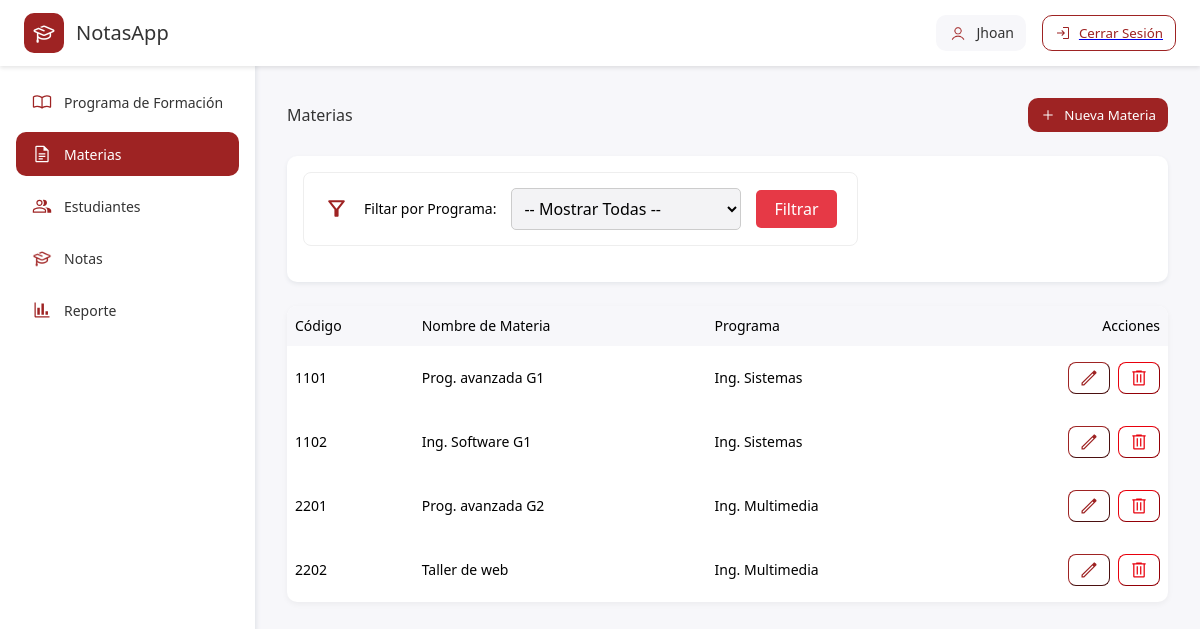
The page /views/dashboard-materias.php on the database its author committed.
### tables this page shows
CREATE TABLE `materias` (
  `codigo` varchar(4) NOT NULL,
  `nombre` varchar(20) NOT NULL,
  `programa` varchar(4) NOT NULL
);

CREATE TABLE `programas` (
  `codigo` varchar(4) NOT NULL,
  `nombre` varchar(30) NOT NULL
);

### controllers/materia-controller.php (called while the page is built, shortened)
<?php
require_once __DIR__ . "/../models/entities/materia.php";
class MateriaController
{
    public function getAllMaterias()
    {
        $materia = new Materia();
        return $materia->all();
    }
}
?>

### models/utils/materiasql.php (called while the page is built, shortened)
<?php
class Materiasql{
    public static function selectAll(){
        return "select * from materias";
    }
}
?>

### models/database/gestor_notasdb.php (called while the page is built, shortened)
<?php
class GestorNotasDB{
    private $hostDb = "localhost";
    private $nameDb = "gestor_notas";
    private $userDb = "root";
    private $pwdDb = "";
    private $conexDb = null;
    public function __construct()
    {
        $this->conexDb = new mysqli(
            $this->hostDb,
            $this->userDb,
            $this->pwdDb,
            $this->nameDb
        );
    }
    public function setIsSqlSelect($bool)
    {
        $this->isSqlSelect = $bool;
    }
    public function execSQL($sql, ...$bindParam)
    {
        $prp = $this->conexDb->prepare($sql);
        if (!empty($bindParam)) {
            $prp->bind_param(...$bindParam);
        }
        $prp->execute();
        return $prp->get_result();
    }
}
?>

### models/entities/materia.php (called while the page is built, shortened)
<?php
require_once __DIR__."/../utils/materiasql.php";
require_once __DIR__."/programa.php";
class Materia{
    private $programaCode;
    public function get($prop)
    {
        return $this->{$prop};
    }
    public function getP()
    {
        $programa = new Programa();
        $nombreP = $programa->getByCode($this->programaCode);
        return $nombreP;
    }
    public function all()
    {
        $sql = MateriaSQL::selectAll();
        $db = new GestorNotasDB();
        $db->setIsSqlSelect(true);
        $result = $db->execSQL($sql);
        $rows = [];
        if ($result->num_rows > 0) {
            while ($item = $result->fetch_assoc()) {
                $materia = new Materia();
                $materia->set('cod', $item['codigo']);
                $materia->set('name', $item['nombre']);
                $materia->set('programaCode', $item['programa']);
                array_push($rows, $materia);
            }
        }
        return $rows;
    }
}
?>

### models/utils/programasql.php (called while the page is built, shortened)
<?php
class Programasql{
    public static function selectByCode(){
        return "select * from programas where codigo=?";
    }
}
?>

### models/entities/programa.php (called while the page is built, shortened)
<?php
require_once __DIR__."/../utils/programasql.php";
require_once __DIR__."/../database/gestor_notasdb.php";
class Programa {
    public function get($prop)
    {
        return $this->{$prop};
    }
    public function getByCode($cod)
    {
        $nombreP = "";
        $sql = Programasql::selectByCode();
        $db = new GestorNotasDB();
        $db->setIsSqlSelect(true);
        $result = $db->execSQL(
            $sql,
            "i",
            $cod
        );
        if ($result->num_rows > 0) {
            while ($row = $result->fetch_assoc()) {
                $programa = new Programa();
                $programa->set('codigo',$row["codigo"])  ;
                $programa->set('nombre', $row['nombre']);
                $nombreP = $programa->get('nombre');
                break;
            }
        }
        return $nombreP;
    }
}
?>

### views/dashboard-materias.php (the view, shortened to what this page needs)
<?php
    require_once __DIR__ . "/../controllers/materia-controller.php";
    $materiaController = new MateriaController();
    $materias = $materiaController->getAllMaterias();
    $materias = [];
    if (isset($_GET['program_filtro']) && !empty($_GET['program_filtro'])) {
        $program_filtro = $_GET['program_filtro'];
        $materias = $materiaController->getAllMateriaPrograma($program_filtro);
    }
    else {
        $materias = $materiaController->getAllMaterias();
    }
?>
<!DOCTYPE html>
<html lang="es">
<head>
    <link rel="stylesheet" href="../public/css/dashboards.css">
    <link rel="stylesheet" href="../public/css/materias.css">
</head>
<body>
    <header>
        <div class="container-log-notas">
            <div class="logo-notas">
                <img src="../public/images/logo-gestor-white.png" alt="">
            </div>
            <h1>NotasApp</h1>
        </div>
        <div class="container-user-accions">
            <div class="container-user-info">
                <img src="../public/images/user-log.png" alt="user">
                <p>Jhoan</p>
            </div>
            <a href="operations/log-out.php">
                <button class="container-log-out">
                    <svg xmlns="http://www.w3.org/2000/svg" height="48px" viewBox="0 -960 960 960" width="48px" fill="#FFFFFF"><path d="M481-120v-60h299v-600H481v-60h299q24 0 42 18t18 42v600q0 24-18 42t-42 18H481Zm-55-185-43-43 102-102H120v-60h363L381-612l43-43 176 176-174 174Z"/></svg>
                    <p>Cerrar Sesión</p>
                </button>
            </a>
        </div>
    </header>
    <div class="nav-info">
        <div class="nav-links">
            <nav>
                <a href="dashboard-programs.php">
                    <div class="button program">
                        <p>Programa de Formación</p>
                    </div>
                </a>
                <a href="dashboard-materias.php">
                    <div class="button materias">
                        <p>Materias</p>
                    </div>
                </a>
                <a href="dashboard-students.php">
                    <div class="button student">
                        <p>Estudiantes</p>
                    </div>
                </a>
                <a href="dashboard-notas.php">
                    <div class="button notas">
                        <img src="../public/images/logo-gestor-red.png" alt="Notas">
                        <p>Notas</p>
                    </div>
                </a>
                <a href="dashboard-statistics.php">
                    <div class="button statistics">
                        <svg xmlns="http://www.w3.org/2000/svg" height="48px" viewBox="0 -960 960 960" width="48px" fill="#FFFFFF"><path d="M180-120q-24 0-42-18t-18-42v-660h60v660h660v60H180Zm75-135v-334h119v334H255Zm198 0v-540h119v540H453Zm194 0v-170h119v170H647Z"/></svg>
                        <p>Reporte</p>
                    </div>
                </a>
            </nav>
        </div>
        <div class="banner-info">
            <div class="name-create">
                <h2>Materias</h2>
                <button>
                    <svg xmlns="http://www.w3.org/2000/svg" height="48px" viewBox="0 -960 960 960" width="48px" fill="#FFFFFF"><path d="M450-450H200v-60h250v-250h60v250h250v60H510v250h-60v-250Z"/></svg>
                    <p>Nueva Materia</p>
                </button>
            </div>
            <div class="filter">
                <form action="dashboard-materias.php" method="GET" class="filtro-container">
                <svg xmlns="http://www.w3.org/2000/svg" height="24px" viewBox="0 -960 960 960" width="24px" fill="#FFFFFF"><path d="M440-160q-17 0-28.5-11.5T400-200v-240L168-736q-15-20-4.5-42t36.5-22h560q26 0 36.5 22t-4.5 42L560-440v240q0 17-11.5 28.5T520-160h-80Zm40-308 198-252H282l198 252Zm0 0Z"/></svg>
                <h2>Filtar por Programa:</h2>
                <select name="program_filtro" id="program_filtro">
                    <option value="">-- Mostrar Todas --</option>
                </select>
                <button type="submit">Filtrar</button>
            </form>
            </div>
            <table>
                <thead>
                    <th>Código</th>
                    <th>Nombre de Materia</th>
                    <th>Programa</th>
                    <th class="accions">Acciones</th>
                </thead>
                <tbody>
                    <?php
                    if (count($materias) > 0) {
                        foreach ($materias as $materia) {
                            echo '<tr>';
                            echo '  <td>' . $materia->get('cod') . '</td>';
                            echo '  <td>' . $materia->get('name') . '</td>';
                            echo '  <td>' . $materia->getP() . '</td>';
                            echo '<td class="actions"><button class="btn edit">';
                            echo '</button>';
                            echo '<button class="btn delete">';
                            echo '</button></td></tr>';
                        }
                    }
                    ?>
                </tbody>
            </table>
        </div>
    </div>
</body>
</html>

### public/css/dashboards.css (style rules this page uses)
* { font-family: ui-sans-serif, system-ui, sans-serif, "Apple Color Emoji", "Segoe UI Emoji", "Segoe UI Symbol", "Noto Color Emoji"; }
body { margin: 0; }
header { display: flex; align-items: center; justify-content: space-between; padding-inline: 24px; padding-block: 6px; background-color: white; box-shadow: 0 2px 4px rgba(0, 0, 0, 0.1); position: fixed; top: 0; left: 0; right: 0; z-index: 1000; overflow: hidden; }
.container-log-notas { display: flex; align-items: center; justify-content: left; }
.logo-notas { display: flex; align-items: center; justify-content: center; background-color: rgb(158, 35, 35); border-radius: .625rem; width: 40px; height: 40px; margin-right: 12px; }
.logo-notas img { width: 24px; height: 24px; }
.container-log-notas h1 { font-size: 20px; font-weight: normal; color: #333333; }
.container-user-accions { display: flex; align-items: center; justify-content: center; }
.container-user-info { display: flex; align-items: center; justify-content: center; border-radius: .625rem; background-color: rgb(247, 247, 250); padding-inline: 12px; padding-block: 8px; margin-right: 16px; }
.container-user-info img { width: 20px; height: 20px; margin-right: 8px; }
.container-user-info p { margin: 0; font-size: 14px; color: #333333; }
.container-log-out { display: flex; justify-content: center; align-items: center; background-color: white; border: 1px solid rgb(158, 35, 35); border-radius: .625rem; padding-block: 8px; padding-inline: 12px; cursor: pointer; position: relative; color: rgb(158, 35, 35); transition: all 0.3s ease; }
.container-log-out svg { height: 16px; width: 16px; fill: rgb(158, 35, 35); margin-right: 8px; }
.container-log-out p { margin: 0; }
.nav-info { display: grid; grid-template-columns: 255px 1fr; height: 100vh; }
.nav-links { position: sticky; width: 255px; box-shadow: 2px 0 4px rgb(228, 230, 235); z-index: 999; }
nav { position: fixed; top: 64px; left: 0; padding: 16px; height: calc(100vh - 64px); background-color: white; overflow: hidden; }
nav a { text-decoration: none; }
.button { display: flex; justify-content: left; align-items: center; border-radius: .625rem; font-size: 14px; padding-inline: 16px; padding-block: 12px; margin-bottom: 8px; }
.button img , .button svg { height: 20px; width: 20px; fill: rgb(158, 35, 35); margin-right: 12px; }
.button p { font-size: 14px; color: #333333; margin: 0; }
.banner-info { margin-top: 65.781px; background-color: rgb(247, 247, 250); padding-inline: 32px; }
.name-create { display: flex; justify-content: space-between; align-items: center; padding-top: 32px; margin-bottom: 24px; }
.name-create h2 { margin: 0; color: #333333; font-size: 16px; font-weight: normal; }
.name-create button { display: flex; justify-content: center; align-items: center; background-color: rgb(158, 35, 35); border-width: 0; border-radius: .625rem; padding-block: 8px; padding-inline: 12px; cursor: pointer; position: relative; color: rgb(255, 255, 255); transition: all 0.3s ease; }
.name-create button svg { height: 16px; width: 16px; margin-right: 8px; stroke-width: 20; }
.name-create button p { margin: 0; }
table { width: 100%; border-collapse: separate; border-spacing: 0; border-radius: .625rem; overflow: hidden; box-shadow: 0 2px 6px rgba(0, 0, 0, 0.05); background-color: #fff; font-size: 14px; }
table thead { background-color: rgb(247, 247, 250); }
table thead th { color: #000000; text-align: left; font-weight: 500; padding-inline: 8px; padding-block: 0; height: calc(.25rem*10); }
table thead .accions { text-align: right; }
table tbody tr td { color: #000000; text-align: left; font-weight: normal; padding-block: calc(.25rem*4); padding-inline: 8px; }
table tbody tr .actions { display: flex; justify-content: right; align-items: center; gap: calc(.25rem *2); }
.btn { display: flex; justify-content: center; align-items: center; border-radius: calc(.625rem - 2px); padding-inline: 10px; border-width: 1px; height: calc(.25rem *8); background-color: #fff; }
.edit { border-color:rgb(158, 35, 35); }
.edit svg { height: 20px; width: 20px; fill: rgb(158, 35, 35); }
.delete { border-color: rgb(232, 0, 12); }
.delete svg { height: 20px; width: 20px; fill: rgb(232, 0, 12); }

### rows shown on the page
materias: get "1101", get "Prog. avanzada G1", programa.nombre "Ing. Sistemas"
materias: get "1102", get "Ing. Software G1", programa.nombre "Ing. Sistemas"
materias: get "2201", get "Prog. avanzada G2", programa.nombre "Ing. Multimedia"
materias: get "2202", get "Taller de web", programa.nombre "Ing. Multimedia"
